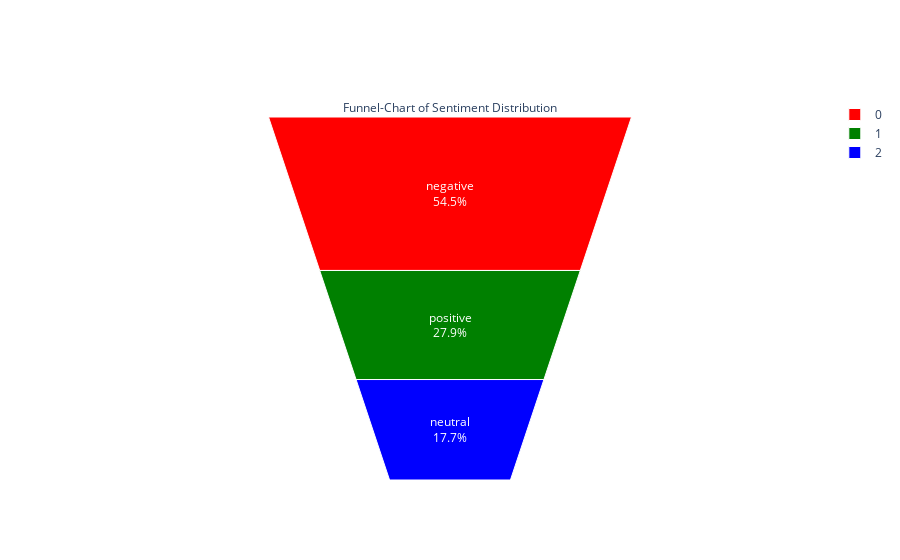

The notebook cell this image was saved under:
### Code cell
temp = df.groupby('sentiment').count()['text'].reset_index().sort_values(by='text',ascending=False)
fig = go.Figure(go.Funnelarea(
    text =temp.sentiment,
    values = temp.text,
    marker = {"colors": ["red", "green", "blue"]},
    title = {"position": "top center", "text": "Funnel-Chart of Sentiment Distribution"}
    ))
fig.show()

### Figure 1 — Plotly figure (JSON) as saved in the notebook; plotly's stock layout.template omitted (floating-point values rounded to 4 significant figures)
{"data": [{"marker": {"colors": ["red", "green", "blue"]}, "text": ["negative", "positive", "neutral"], "title": {"position": "top center", "text": "Funnel-Chart of Sentiment Distribution"}, "type": "funnelarea", "values": [4307, 2202, 1396]}], "layout": {}}
